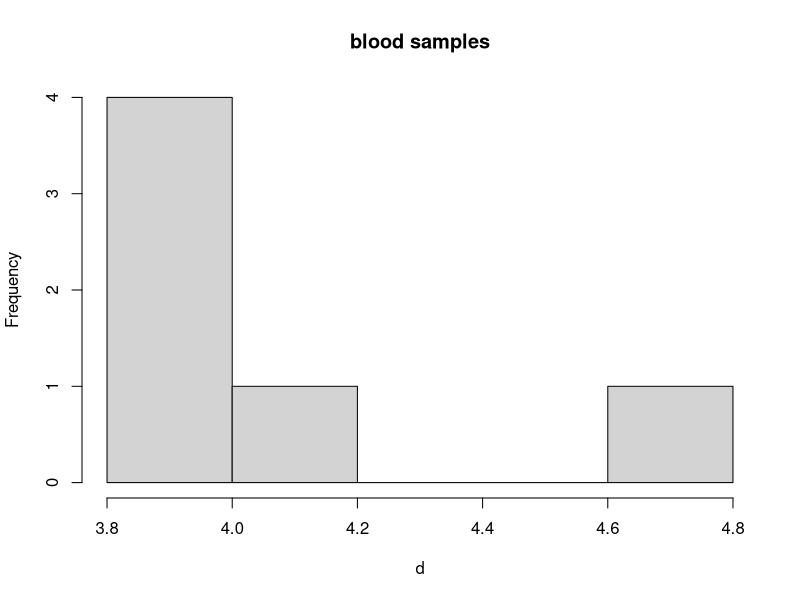
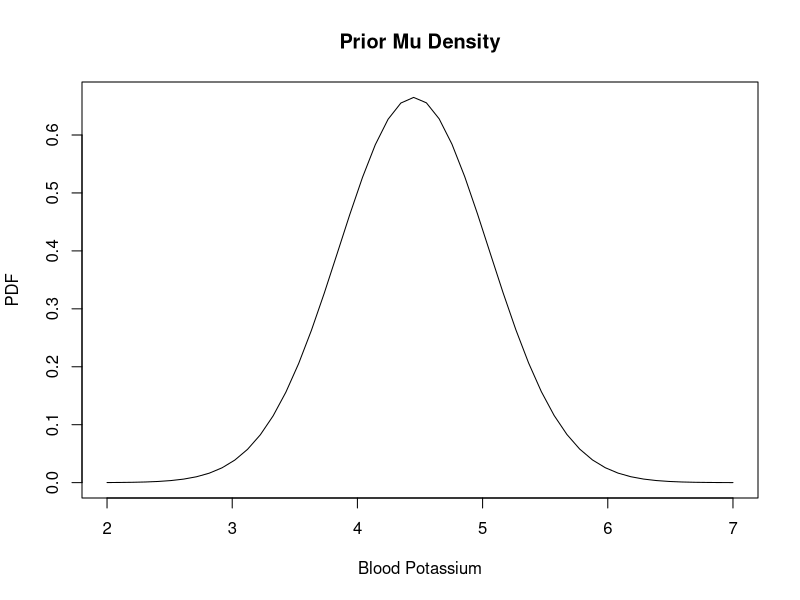
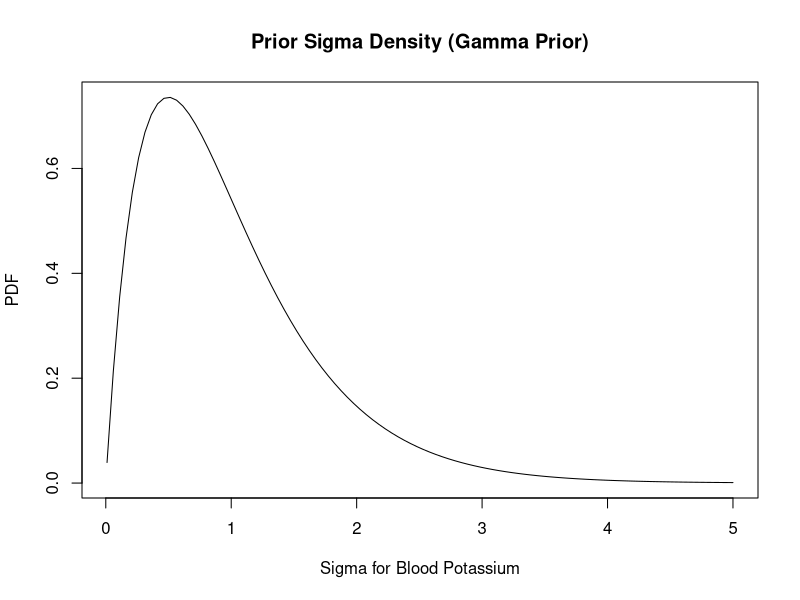
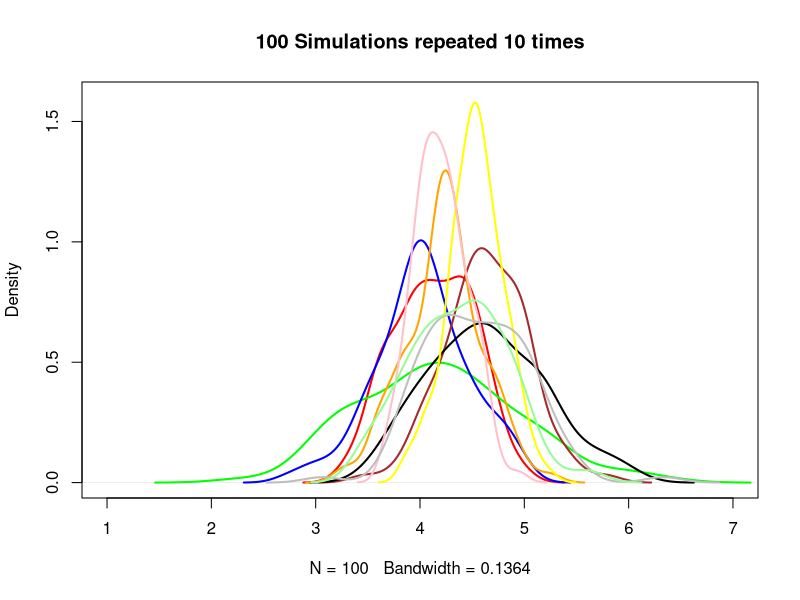

Reproduce these figures in R, in order.

## Estimate the SD with N=6
# Allen Downey used grid approximation: https://allendowney.github.io/DataQnA/gauss_bayes.html
# We will try and different approach

# We have 6 samples of blood potassium levels. Is there a way
# to estimate from these 6 observations what a range of probable
# values would be for blood potassium if we had 100 or 1000 samples?

## Six observations
d <- c(4.0, 3.9, 4.0, 4.0, 4.7, 4.2)

# place observation info into their own objects
obs_n <- length(d)
obs_df <- obs_n - 1
obs_mu <- mean(d)
obs_sd <- sd(d)

obs_mu
obs_sd

# plot
hist(d, main = "blood samples")

#### Prior Mu
## Need a prior for mu and it's standard error
# The normal rage for Potassium (usually reported as the
# 5th and 95th percentiles) in the population is 3.5 - 5.4.
# We can use this to determine a prior mu

low95 <- 3.5
high95 <- 5.4

prior_mu <- (low95 + high95) / 2
prior_se <- 0.6

# plot prior mu
plot(x = seq(from = 2, to = 7, length.out = 50),
     y = dnorm(x = seq(from = 2, to = 7, length.out = 50), mean = prior_mu, sd = prior_se),
     type = "l",
     main = "Prior Mu Density",
     ylab = "PDF",
     xlab = "Blood Potassium")


## Prior Sigma
# Downey's example uses a gamma distribution so let's plot that
alpha <- 2
beta <- 0.5

plot(x = seq(from = 0.01, to = 5, length.out = 100),
     y = dgamma(x = seq(from = 0.01, to = 5, length.out = 100), shape = alpha, scale = beta),
     type = "l",
     main = "Prior Sigma Density (Gamma Prior)",
     ylab = "PDF",
     xlab = "Sigma for Blood Potassium")


## Calculate a posterior SD using Jeffrey's Prior
# calculate the sum of squared error for each observation relative to the prior_mu
sse <- sum((d - prior_mu)^2)
sse

set.seed(333)
posterior_sigma <- mean(sqrt(sse *  1/rchisq(n = 1000, df = obs_n)))
posterior_sigma

# This value is slightly larger than what we see with the SD for the observations
obs_sd

### Calculate a posterior mean
posterior_mu <- ((1 / prior_se^2 * prior_mu) + (1 / obs_sd^2 * obs_mu)) / ((1/obs_sd^2) + (1/prior_se^2))
posterior_se <- sqrt(1 / (1/obs_sd^2 + 1/prior_se^2))

posterior_mu
posterior_se

## What would we expect the standard deviation to be if we had 100 samples?
set.seed(456)
posterior_mu100 <- rnorm(n = 100, mean = posterior_mu, sd = posterior_se)
posterior_sd100 <- sqrt(sse *  1/rchisq(n = 100, df = obs_n))

df100 <- data.frame(mu = posterior_mu100, sigma = posterior_sd100)

head(df100)

# Create 100 simulations (with replacement) from the mu and sigma values by randomly sampling 
# from df100. Repeat the process 10 times
sim_storage100 <- matrix(data = NA, nrow = 100, ncol = 10)

for(i in 1:10){
  
  row_id <- sample(1:nrow(df100), size = 1, replace = TRUE)
  sim_storage100[, i] <- rnorm(n = 100, mean = df100[row_id, "mu"], sd = df100[row_id, "sigma"])
}

head(sim_storage100)

# plot the ten 1000 simulations
plot(density(sim_storage100[, 1]), 
     col = 'red', 
     xlim = c(1, 7), 
     ylim = c(0, 1.6), 
     lwd = 2,
     main = "100 Simulations repeated 10 times")
lines(density(sim_storage100[, 2]), col = 'green', lwd = 2)
lines(density(sim_storage100[, 3]), col = 'blue', lwd = 2)
lines(density(sim_storage100[, 4]), col = 'brown', lwd = 2)
lines(density(sim_storage100[, 5]), col = 'black', lwd = 2)
lines(density(sim_storage100[, 6]), col = 'orange', lwd = 2)
lines(density(sim_storage100[, 7]), col = 'yellow', lwd = 2)
lines(density(sim_storage100[, 8]), col = 'pink', lwd = 2)
lines(density(sim_storage100[, 9]), col = 'grey', lwd = 2)
lines(density(sim_storage100[, 10]), col = 'palegreen', lwd = 2)

## get mean and SD of each of the columns
apply(X = sim_storage100, MARGIN = 2, FUN = mean)
apply(X = sim_storage100, MARGIN = 2, FUN = sd)

# summarize each simulation with the median ± 90% credible intervals
apply(X = sim_storage100, MARGIN = 2, FUN = quantile, probs = c(0.5, 0.05, 0.95))

# Calculate the median ± 90% CI for the mean of each column
quantile(apply(X = sim_storage100, MARGIN = 2, FUN = mean), probs = c(0.5, 0.05, 0.95))

